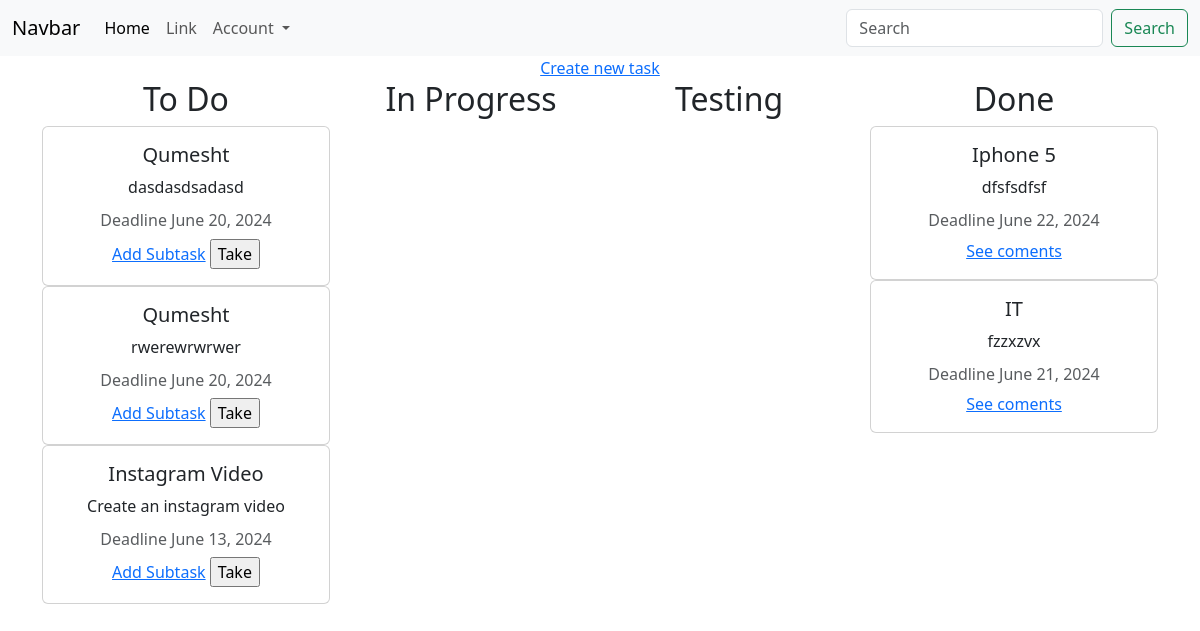
The app's page /project/project/1 (signed in) with its own data.
### project/models.py (models this page shows, shortened)
class Task(models.Model):
    user=models.ForeignKey(User,on_delete=models.CASCADE,null=True)
    project=models.ForeignKey(Project,on_delete=models.CASCADE)
    task_status=models.ForeignKey(TaskStatus,on_delete=models.CASCADE,null=True,blank=True)
    name=models.CharField(max_length=30)
    description=models.CharField(max_length=400,null=True)
    deadline=models.DateField(null=True)
    priority=models.ForeignKey(Priority,on_delete=models.CASCADE)
    submited=models.DateTimeField(auto_now=True)
    member=models.ForeignKey(Member,on_delete=models.CASCADE,null=True,blank=True)
    member_type=models.ForeignKey(MemberType,on_delete=models.CASCADE,null=True)

### project/views.py (the view, shortened to what this page needs)
# urls.py: path('project/<id>',ProjectTaskView.as_view()),
class ProjectTaskView(View):
    def get(self,request,id):
        user=request.user
        project=Project.objects.get(id=id)
        member=Member.objects.filter(user=user)
        if not member:
            tasks=Task.objects.filter(project=project)
        else:
            print('Memberat')
            tasks=Task.objects.filter(project=project,member_type=member[0].member_type)
        to_do_status=TaskStatus.objects.get(name='To Do')
        in_progress_status=TaskStatus.objects.get(name='In Progress')
        testing_status=TaskStatus.objects.get(name='Testing')
        done_status=TaskStatus.objects.get(name='Done')
        to_do_task=tasks.filter(task_status=to_do_status)
        in_progress_task=tasks.filter(task_status=in_progress_status)
        testing_task=tasks.filter(task_status=testing_status)
        done_task=tasks.filter(task_status=done_status)
        return render(request,'project_task.html',{'to_do_task':to_do_task,'in_progress_task':in_progress_task,'testing_task':testing_task,'done_task':done_task,'id':id})

### project/templates/project_task.html (shortened to what this page needs)
<!DOCTYPE html>
<html lang="en" dir="ltr">
  <head>
    <link href="https://cdn.jsdelivr.net/npm/bootstrap@5.3.3/dist/css/bootstrap.min.css" rel="stylesheet">
  </head>
  <body>
    <nav class="navbar navbar-expand-lg bg-body-tertiary">
    <div class="container-fluid">
      <a class="navbar-brand" href="#">Navbar</a>
      <div class="collapse navbar-collapse" id="navbarSupportedContent">
        <ul class="navbar-nav me-auto mb-2 mb-lg-0">
          <li class="nav-item">
            <a class="nav-link active" aria-current="page" href="#">Home</a>
          </li>
          <li class="nav-item">
            <a class="nav-link" href="#">Link</a>
          </li>
          <li class="nav-item dropdown">
            <a class="nav-link dropdown-toggle" href="#" role="button" data-bs-toggle="dropdown" aria-expanded="false">
              Account
            </a>
          </li>
        </ul>
        <form class="d-flex" role="search">
          <input class="form-control me-2" type="search" placeholder="Search" aria-label="Search">
          <button class="btn btn-outline-success" type="submit">Search</button>
        </form>
      </div>
    </div>
  </nav>
    {% if to_do_task or in_progress_task or testing_task or done_task %}
    <center><a href="/project/task/add/{{id}}">Create new task</a></center>
    <div class="container text-center">
  <div class="row align-items-start">
    <div class="col">
      <h2>To Do</h2>
      {% for task in to_do_task %}
      <form class="" method="post">
      <div class="card" style="width: 18rem;">
      <div class="card-body">
        <h5 class="card-title">{{task.name}}</h5>
        <p class="card-text">{{task.description}}</p>
        <h6 class="card-subtitle mb-2 text-body-secondary">Deadline {{task.deadline}}</h6>
        <a href="/project/subtask/add/{{task.id}}" class="card-link">Add Subtask</a>
        <input type="submit" name="" value="Take">
      </div>
      </div>
    </form>
      {% endfor %}
    </div>
    <div class="col">
      <h2>In Progress</h2>
    </div>
    <div class="col">
      <h2>Testing</h2>
    </div>
    <div class="col">
      <h2>Done</h2>
      {% for task in done_task %}
      <form class="" method="post">
      <div class="card" style="width: 18rem;">
      <div class="card-body">
        <h5 class="card-title">{{task.name}}</h5>
        <p class="card-text">{{task.description}}</p>
        <h6 class="card-subtitle mb-2 text-body-secondary">Deadline {{task.deadline}}</h6>
        <a href="#" class="card-link">See coments</a>
      </div>
      </div>
    </form>
      {% endfor %}
    </div>
  </div>
</div>
{% else %}
<center><p>Nothing to show!</p><a href="/project/task/add/{{id}}">Create new task</a>
</center>
{% endif %}
  </body>
</html>

### records on screen
Task: name "Qumesht", description "dasdasdsadasd", deadline "June 20, 2024"
Task: name "Qumesht", description "rwerewrwrwer", deadline "June 20, 2024"
Task: name "Instagram Video", description "Create an instagram video", deadline "June 13, 2024"
Task: name "Iphone 5", description "dfsfsdfsf", deadline "June 22, 2024"
Task: name "IT", description "fzzxzvx", deadline "June 21, 2024"
